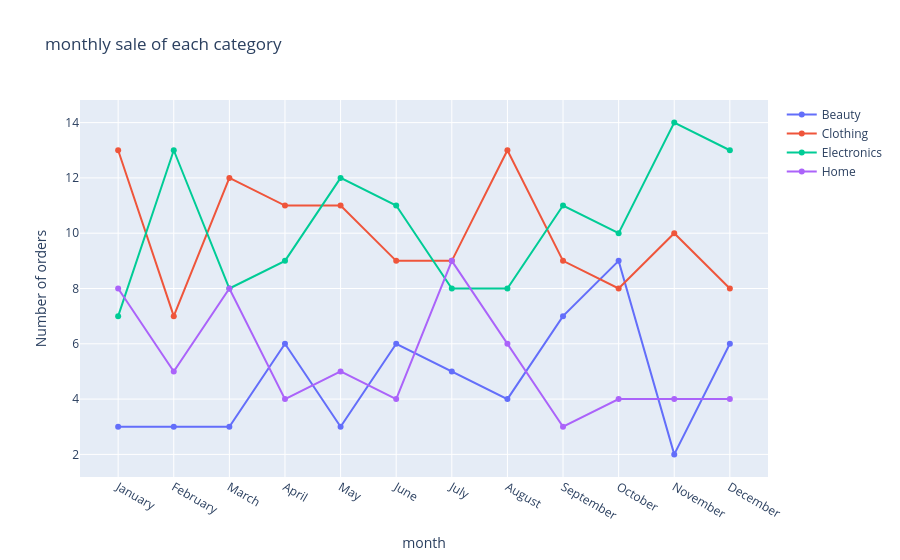

The cell this chart's notebook holds for it:
### Code cell
fig = go.Figure()

for category in req_year_ds['product_category'].unique():
    temp = req_year_ds[req_year_ds['product_category'] == category]

    fig.add_trace(go.Scatter(y=temp['order_id'], x=temp['month'], name=category))

fig.update_layout(title='monthly sale of each category', xaxis_title='month', yaxis_title='Number of orders')
fig.show()

### Figure 1 — Plotly figure (JSON) as saved in the notebook; plotly's stock layout.template omitted (floating-point values rounded to 4 significant figures)
{"data": [{"name": "Beauty", "x": ["January", "February", "March", "April", "May", "June", "July", "August", "September", "October", "November", "December"], "y": [3, 3, 3, 6, 3, 6, 5, 4, 7, 9, 2, 6], "type": "scatter"}, {"name": "Clothing", "x": ["January", "February", "March", "April", "May", "June", "July", "August", "September", "October", "November", "December"], "y": [13, 7, 12, 11, 11, 9, 9, 13, 9, 8, 10, 8], "type": "scatter"}, {"name": "Electronics", "x": ["January", "February", "March", "April", "May", "June", "July", "August", "September", "October", "November", "December"], "y": [7, 13, 8, 9, 12, 11, 8, 8, 11, 10, 14, 13], "type": "scatter"}, {"name": "Home", "x": ["January", "February", "March", "April", "May", "June", "July", "August", "September", "October", "November", "December"], "y": [8, 5, 8, 4, 5, 4, 9, 6, 3, 4, 4, 4], "type": "scatter"}], "layout": {"title": {"text": "monthly sale of each category"}, "xaxis": {"title": {"text": "month"}}, "yaxis": {"title": {"text": "Number of orders"}}}}
